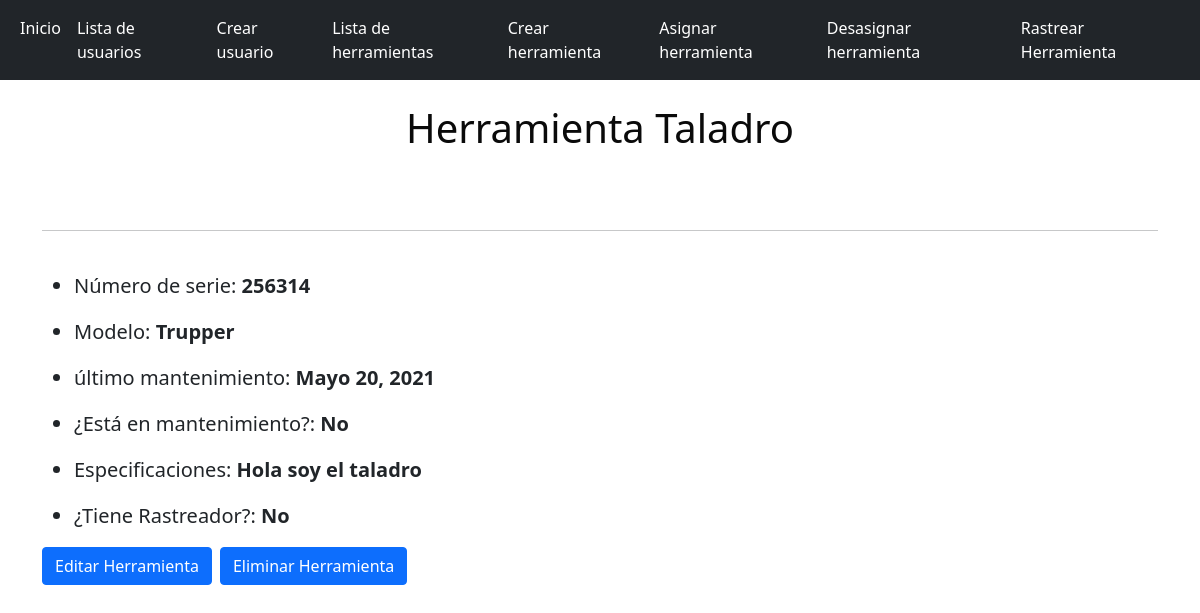
The app's page /worktools/1/ with its own data.
### worktools/models.py (models this page shows, shortened)
class WorkTool(models.Model):
    name = models.CharField(max_length=140)
    user_id = models.ForeignKey(WorkerUser, related_name='tools', on_delete=models.CASCADE, blank=True, null=True)
    serial_number = models.CharField(max_length=140)
    model = models.CharField(max_length=140)
    has_been_in_mainteance = models.BooleanField(default=False)
    mainteance_date = models.DateField(blank=True, null=True)
    is_in_maintain = models.BooleanField(default=False)
    specifications = models.TextField(blank=True, null=True)
    has_tracker = models.BooleanField(default=False)
    tracker_id = models.CharField(max_length=30, blank=True, null=True)

### worktools/views.py (the view)
# urls.py: path('<int:id>/', DetailTool, name='detail'),
def DetailTool(request, id):
    tool = WorkTool.objects.get(id=id)
    tamplate_name = 'worktools/detail.html'
    context = {
        'tool' : tool
    }
    return render(request, tamplate_name, context)

### worktools/templates/worktools/detail.html (shortened to what this page needs)
{% extends 'base.html' %}
{% block content %}
	<header>
			<section>
				<h1 align="center"  height="430px" width="100%" style="color:rgb(10, 10, 10)">Herramienta {{ tool.name }}</h1>
			</section>
			<br>
			<hr>
			<br>
			<ul>
				<li class="blockquote"> Número de serie: <b> {{ tool.serial_number }} </b></li>
				<li class="blockquote"> Modelo: <b> {{ tool.model }} </b></li>
				<li class="blockquote">último mantenimiento: <b> {{ tool.mainteance_date|default_if_none:"No necesita mantenimiento por el momento" }} </b></li>
				<li class="blockquote"> ¿Está en mantenimiento?:<b> {% if tool.is_in_maintain %}Si{% else %}No{% endif %} </b></li>
				<li class="blockquote">Especificaciones: <b> {{ tool.specifications|default_if_none:"N/A" }}</b></li>
				<li class="blockquote"> ¿Tiene Rastreador?:<b> {% if tool.has_tracker %}Si{% else %}No{% endif %} </b></li>
			</ul>
			<div class="d-grid gap-2 d-md-flex ">
				<form action="{% url 'worktools:update' tool.id %}">
					<input class="btn btn-primary" type="submit" value="Editar Herramienta" />
				</form>
				<button class="btn btn-primary" id="delete-user">Eliminar Herramienta</button>
			</div>
	</header>
{% endblock content %}

### records on screen
WorkTool: name "Taladro", serial_number "256314", model "Trupper", mainteance_date "Mayo 20, 2021", specifications "Hola soy el taladro"
